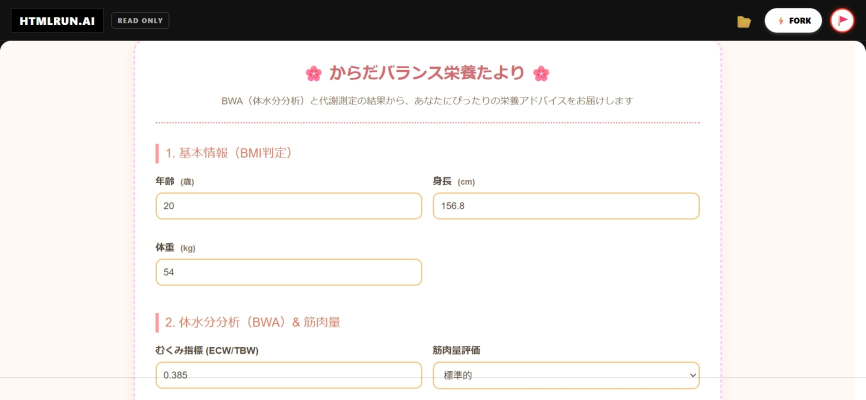
#> input picture src/assets/eiyo-app/app-input.jpg, 1731 x 800 px (shown at 1/2 size)
$ python blur_column_personal_data.py
#> lines starting #> are read from the running program, lines starting #| are printed output that depends on the picture
"""
コラム画像の身長・体重入力欄を加工して個人が特定されないようにする。

使い方: python scripts/blur_column_personal_data.py
"""
from pathlib import Path
import shutil

from PIL import Image, ImageDraw, ImageFilter

ROOT = Path(__file__).resolve().parent.parent
ASSETS = ROOT / "src" / "assets" / "eiyo-app"
SOURCES = {
    "app-input.jpg": "docs/eiyo-apli-report/25NB026_1_1_スクリーンショット_19-5-2026_113150_htmlrun.ai.jpeg",
    "student-app-design.jpg": "docs/eiyo-apli-report/25NB014_1_1_20260519_115546.jpg",
    "students-coding.jpg": "docs/eiyo-apli-report/25NB060_1_1_IMG_7157.jpeg",
}

FILL = (235, 228, 218)  # 入力欄に近いベージュ
PADDING = 10


def obscure_box(img: Image.Image, box: tuple[int, int, int, int]) -> None:
    x0, y0, x1, y1 = box
    w, h = img.size
    x0 = max(0, x0 - PADDING)
    y0 = max(0, y0 - PADDING)
    x1 = min(w, x1 + PADDING)
    y1 = min(h, y1 + PADDING)
    if x1 <= x0 or y1 <= y0:
        return
    region = img.crop((x0, y0, x1, y1))
    region = region.filter(ImageFilter.GaussianBlur(radius=30))
    overlay = Image.new("RGB", region.size, FILL)
    region = Image.blend(region, overlay, alpha=0.75)
    img.paste(region, (x0, y0))
    draw = ImageDraw.Draw(img)
    draw.rectangle((x0, y0, x1, y1), outline=(200, 190, 175), width=1)


def box_from_fractions(
    size: tuple[int, int],
    regions: list[tuple[float, float, float, float]],
) -> list[tuple[int, int, int, int]]:
    w, h = size
    return [
        (int(a * w), int(b * h), int(c * w), int(d * h))
        for a, b, c, d in regions
    ]


def save_jpg(path: Path, img: Image.Image) -> None:
    img.save(path, quality=88, optimize=True)


def process_app_input(path: Path) -> None:
    img = Image.open(path).convert("RGB")
    for box in box_from_fractions(
        img.size,
        [
            (0.48, 0.38, 0.72, 0.52),  # 身長（右列・上段）
            (0.20, 0.54, 0.38, 0.68),  # 体重（左列・下段）
        ],
    ):
        obscure_box(img, box)
    save_jpg(path, img)
    print(f"Updated: {path.name}")


def process_student_app_design(path: Path) -> None:
    """横向き撮影 → 正立してから加工（コラム表示も見やすく）"""
    img = Image.open(path).convert("RGB").rotate(-90, expand=True)
    for box in box_from_fractions(
        img.size,
        [
            (0.50, 0.47, 0.86, 0.56),  # 身長
            (0.06, 0.53, 0.42, 0.62),  # 体重
        ],
    ):
        obscure_box(img, box)
    save_jpg(path, img)
    print(f"Updated (upright): {path.name} {img.size}")


def process_students_coding(path: Path) -> None:
    img = Image.open(path).convert("RGB").rotate(-90, expand=True)
    for box in box_from_fractions(
        img.size,
        [
            (0.08, 0.52, 0.37, 0.59),  # 身長（左列・下段）
            (0.49, 0.52, 0.80, 0.59),  # 体重（右列・下段）
        ],
    ):
        obscure_box(img, box)
    save_jpg(path, img)
    print(f"Updated (upright): {path.name} {img.size}")


def main() -> None:
    for dest, src in SOURCES.items():
        shutil.copy2(ROOT / src, ASSETS / dest)

    process_app_input(ASSETS / "app-input.jpg")
#> in process_app_input, img is the input picture: PIL image 1731x800 RGB; mean R, G, B 230.3, 227.5, 225.6
#> the loop in process_app_input, `for box in box_from_fractions( img.size, [ (0.48, 0.38, 0.72, 0.52),` made 2 passes
#> pass 1, in obscure_box, `overlay = Image.new("RGB", region.size, FILL)`:
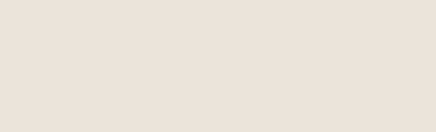
#> overlay: PIL image 436x132 RGB; mean R, G, B 235, 228, 218
    process_student_app_design(ASSETS / "student-app-design.jpg")
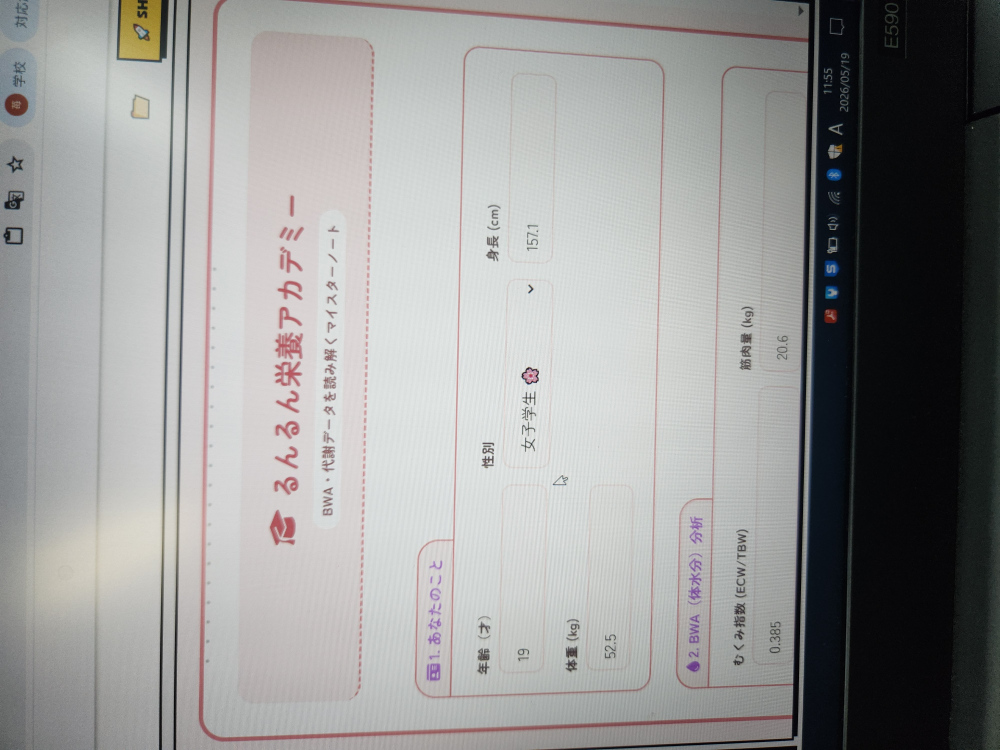
#> input picture src/assets/eiyo-app/student-app-design.jpg, 4000 x 3000 px (shown at 1/4 size)
#> after the loop in process_student_app_design, `for box in box_from_fractions(`:
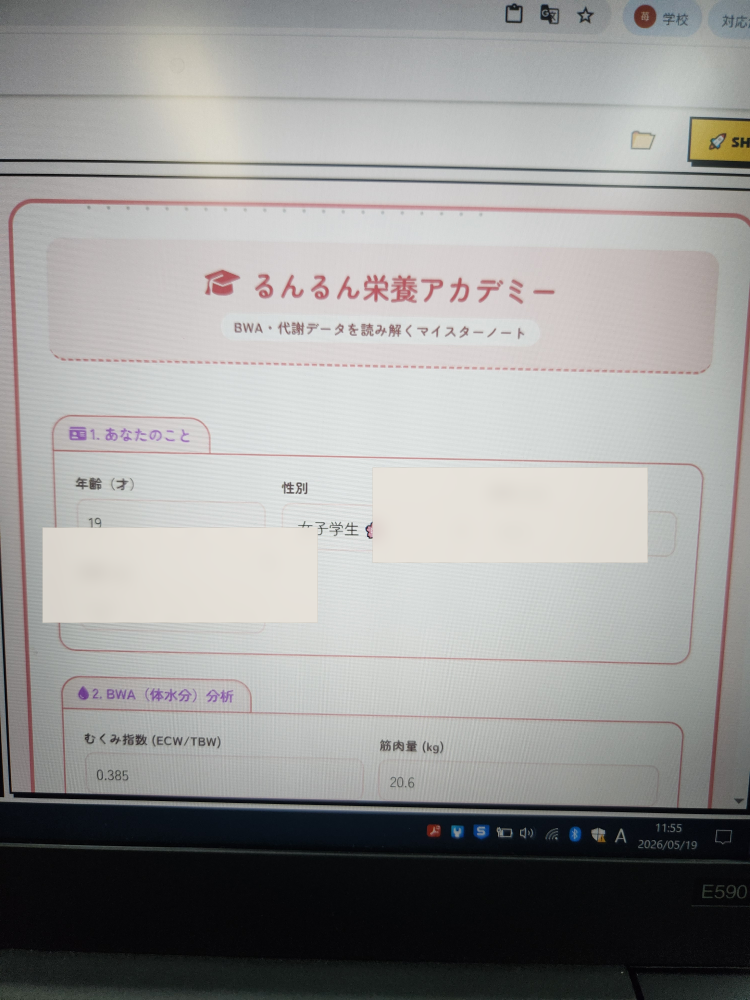
#> img: PIL image 3000x4000 RGB (shown at 1/4 size); mean R, G, B 153.2, 152.7, 151.4
#| Updated (upright): student-app-design.jpg (3000, 4000)
    process_students_coding(ASSETS / "students-coding.jpg")
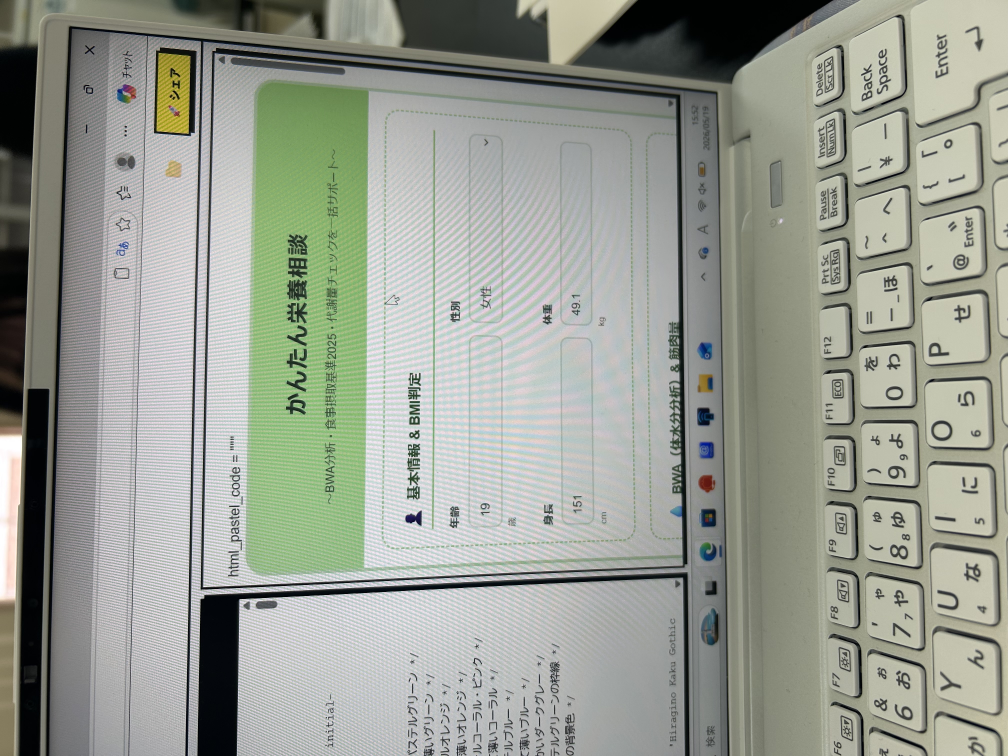
#> input picture src/assets/eiyo-app/students-coding.jpg, 4032 x 3024 px (shown at 1/4 size)
#> the loop in process_students_coding, `for box in box_from_fractions( img.size, [ (0.08, 0.52, 0.37, 0.59),` made 2 passes
#> pass 1, in obscure_box (call 5), `region = region.filter(ImageFilter.GaussianBlur(radius=30))`:
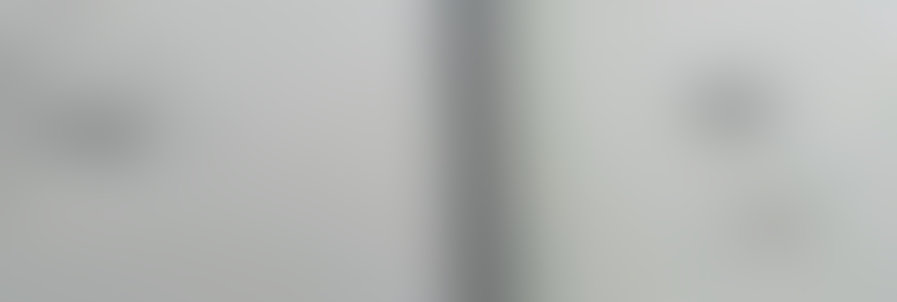
#> region: PIL image 897x302 RGB; mean R, G, B 178.7, 180.8, 178.9
#> pass 1, in obscure_box (call 5), `region = Image.blend(region, overlay, alpha=0.75)`:
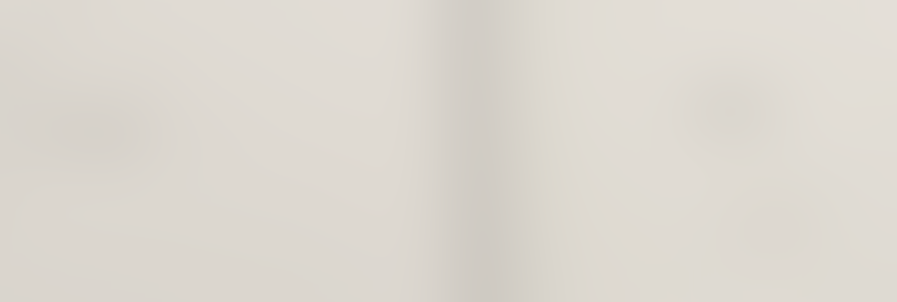
#> region: PIL image 897x302 RGB; mean R, G, B 220.5, 215.8, 207.9
#> after the loop in process_students_coding, `for box in box_from_fractions(`:
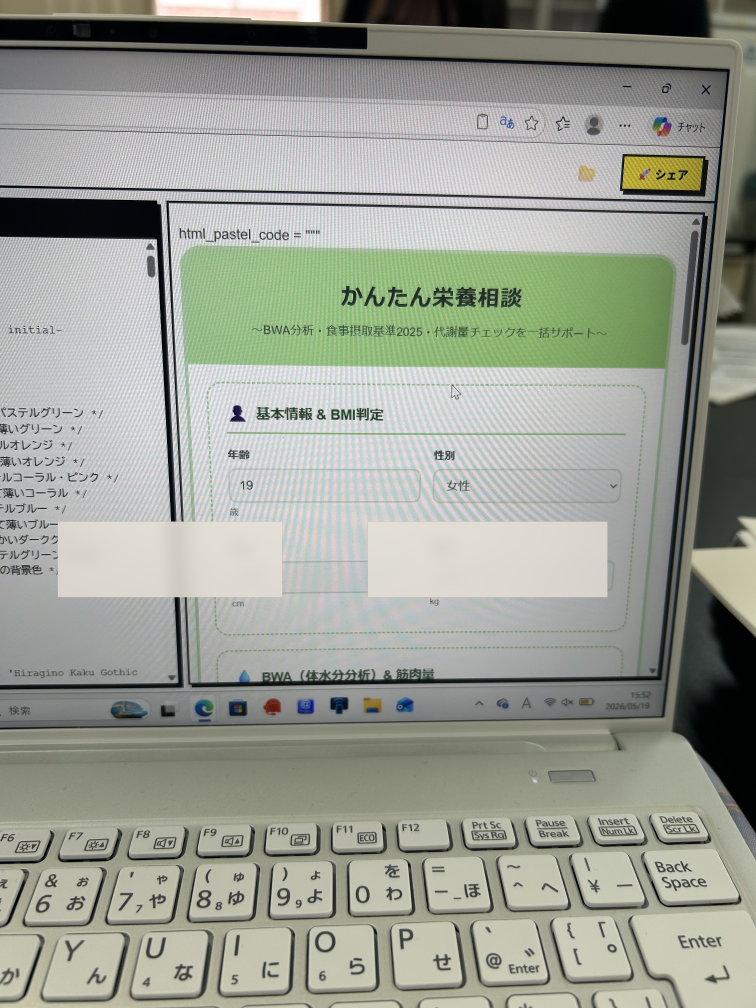
#> img: PIL image 3024x4032 RGB (shown at 1/4 size); mean R, G, B 154.2, 158.2, 147.5
#| Updated (upright): students-coding.jpg (3024, 4032)


if __name__ == "__main__":
    main()
